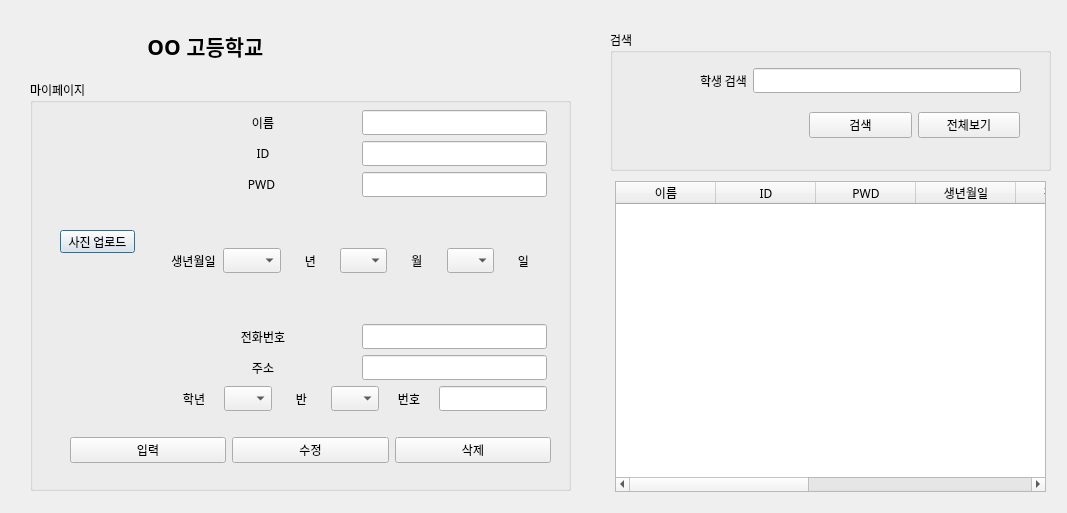
<?xml version="1.0" encoding="UTF-8"?>
<ui version="4.0">
 <class>Dialog</class>
 <widget class="QDialog" name="Dialog">
  <property name="geometry">
   <rect>
    <x>0</x>
    <y>0</y>
    <width>1067</width>
    <height>513</height>
   </rect>
  </property>
  <property name="font">
   <font>
    <family>D2Coding</family>
   </font>
  </property>
  <property name="windowTitle">
   <string>OO고등학교 출결관리앱</string>
  </property>
  <widget class="QLabel" name="label">
   <property name="geometry">
    <rect>
     <x>50</x>
     <y>20</y>
     <width>56</width>
     <height>51</height>
    </rect>
   </property>
   <property name="text">
    <string/>
   </property>
   <property name="pixmap">
    <pixmap>../image/다운로드 (7).png</pixmap>
   </property>
   <property name="alignment">
    <set>Qt::AlignCenter</set>
   </property>
  </widget>
  <widget class="QLabel" name="label_2">
   <property name="geometry">
    <rect>
     <x>130</x>
     <y>20</y>
     <width>151</width>
     <height>51</height>
    </rect>
   </property>
   <property name="font">
    <font>
     <pointsize>16</pointsize>
     <weight>75</weight>
     <bold>true</bold>
    </font>
   </property>
   <property name="text">
    <string>OO 고등학교</string>
   </property>
   <property name="alignment">
    <set>Qt::AlignCenter</set>
   </property>
  </widget>
  <widget class="QGroupBox" name="groupBox">
   <property name="geometry">
    <rect>
     <x>30</x>
     <y>80</y>
     <width>541</width>
     <height>411</height>
    </rect>
   </property>
   <property name="title">
    <string>마이페이지</string>
   </property>
   <widget class="QLabel" name="label_3">
    <property name="geometry">
     <rect>
      <x>30</x>
      <y>40</y>
      <width>81</width>
      <height>91</height>
     </rect>
    </property>
    <property name="text">
     <string/>
    </property>
    <property name="pixmap">
     <pixmap>../image/다운로드 (9).png</pixmap>
    </property>
   </widget>
   <widget class="QPushButton" name="pushButton">
    <property name="geometry">
     <rect>
      <x>30</x>
      <y>150</y>
      <width>75</width>
      <height>23</height>
     </rect>
    </property>
    <property name="text">
     <string>사진 업로드</string>
    </property>
   </widget>
   <widget class="QWidget" name="verticalLayoutWidget">
    <property name="geometry">
     <rect>
      <x>140</x>
      <y>30</y>
      <width>377</width>
      <height>301</height>
     </rect>
    </property>
    <layout class="QVBoxLayout" name="verticalLayout">
     <item>
      <layout class="QHBoxLayout" name="horizontalLayout_3">
       <item>
        <widget class="QLabel" name="label_13">
         <property name="text">
          <string>이름</string>
         </property>
         <property name="alignment">
          <set>Qt::AlignCenter</set>
         </property>
        </widget>
       </item>
       <item>
        <widget class="QLineEdit" name="lineEdit_10">
         <property name="sizePolicy">
          <sizepolicy hsizetype="Preferred" vsizetype="Fixed">
           <horstretch>0</horstretch>
           <verstretch>0</verstretch>
          </sizepolicy>
         </property>
        </widget>
       </item>
      </layout>
     </item>
     <item>
      <layout class="QHBoxLayout" name="horizontalLayout_4">
       <item>
        <widget class="QLabel" name="label_6">
         <property name="text">
          <string>ID</string>
         </property>
         <property name="alignment">
          <set>Qt::AlignCenter</set>
         </property>
        </widget>
       </item>
       <item>
        <widget class="QLineEdit" name="lineEdit_2">
         <property name="sizePolicy">
          <sizepolicy hsizetype="Preferred" vsizetype="Fixed">
           <horstretch>0</horstretch>
           <verstretch>0</verstretch>
          </sizepolicy>
         </property>
        </widget>
       </item>
      </layout>
     </item>
     <item>
      <layout class="QHBoxLayout" name="horizontalLayout_10">
       <item>
        <widget class="QLabel" name="label_7">
         <property name="text">
          <string>PWD </string>
         </property>
         <property name="alignment">
          <set>Qt::AlignCenter</set>
         </property>
        </widget>
       </item>
       <item>
        <widget class="QLineEdit" name="lineEdit_3">
         <property name="sizePolicy">
          <sizepolicy hsizetype="Preferred" vsizetype="Fixed">
           <horstretch>0</horstretch>
           <verstretch>0</verstretch>
          </sizepolicy>
         </property>
        </widget>
       </item>
      </layout>
     </item>
     <item>
      <layout class="QHBoxLayout" name="horizontalLayout_5">
       <item>
        <widget class="QLabel" name="label_8">
         <property name="text">
          <string>생년월일</string>
         </property>
         <property name="alignment">
          <set>Qt::AlignCenter</set>
         </property>
        </widget>
       </item>
       <item>
        <widget class="QComboBox" name="std_year">
         <item>
          <property name="text">
           <string/>
          </property>
         </item>
         <item>
          <property name="text">
           <string>2007</string>
          </property>
         </item>
         <item>
          <property name="text">
           <string>2006</string>
          </property>
         </item>
         <item>
          <property name="text">
           <string>2005</string>
          </property>
         </item>
         <item>
          <property name="text">
           <string>2004</string>
          </property>
         </item>
         <item>
          <property name="text">
           <string>2003</string>
          </property>
         </item>
         <item>
          <property name="text">
           <string>2002</string>
          </property>
         </item>
         <item>
          <property name="text">
           <string>2001</string>
          </property>
         </item>
         <item>
          <property name="text">
           <string>2000</string>
          </property>
         </item>
         <item>
          <property name="text">
           <string>1999</string>
          </property>
         </item>
         <item>
          <property name="text">
           <string>1998</string>
          </property>
         </item>
         <item>
          <property name="text">
           <string>1997</string>
          </property>
         </item>
         <item>
          <property name="text">
           <string>1996</string>
          </property>
         </item>
         <item>
          <property name="text">
           <string>1995</string>
          </property>
         </item>
         <item>
          <property name="text">
           <string>1994</string>
          </property>
         </item>
         <item>
          <property name="text">
           <string>1993</string>
          </property>
         </item>
         <item>
          <property name="text">
           <string>1992</string>
          </property>
         </item>
         <item>
          <property name="text">
           <string>1991</string>
          </property>
         </item>
         <item>
          <property name="text">
           <string>1990</string>
          </property>
         </item>
         <item>
          <property name="text">
           <string>1989</string>
          </property>
         </item>
         <item>
          <property name="text">
           <string>1988</string>
          </property>
         </item>
         <item>
          <property name="text">
           <string>1987</string>
          </property>
         </item>
         <item>
          <property name="text">
           <string>1986</string>
          </property>
         </item>
         <item>
          <property name="text">
           <string>1985</string>
          </property>
         </item>
         <item>
          <property name="text">
           <string>1984</string>
          </property>
         </item>
         <item>
          <property name="text">
           <string>1983</string>
          </property>
         </item>
         <item>
          <property name="text">
           <string>1982</string>
          </property>
         </item>
         <item>
          <property name="text">
           <string>1981</string>
          </property>
         </item>
         <item>
          <property name="text">
           <string>1980</string>
          </property>
         </item>
         <item>
          <property name="text">
           <string>1979</string>
          </property>
         </item>
         <item>
          <property name="text">
           <string>1978</string>
          </property>
         </item>
         <item>
          <property name="text">
           <string>1977</string>
          </property>
         </item>
         <item>
          <property name="text">
           <string>1976</string>
          </property>
         </item>
         <item>
          <property name="text">
           <string>1975</string>
          </property>
         </item>
         <item>
          <property name="text">
           <string>1974</string>
          </property>
         </item>
         <item>
          <property name="text">
           <string>1973</string>
          </property>
         </item>
         <item>
          <property name="text">
           <string>1972</string>
          </property>
         </item>
         <item>
          <property name="text">
           <string>1971</string>
          </property>
         </item>
         <item>
          <property name="text">
           <string>1970</string>
          </property>
         </item>
         <item>
          <property name="text">
           <string>1969</string>
          </property>
         </item>
         <item>
          <property name="text">
           <string>1968</string>
          </property>
         </item>
         <item>
          <property name="text">
           <string>1967</string>
          </property>
         </item>
         <item>
          <property name="text">
           <string>1966</string>
          </property>
         </item>
         <item>
          <property name="text">
           <string>1965</string>
          </property>
         </item>
         <item>
          <property name="text">
           <string>1964</string>
          </property>
         </item>
         <item>
          <property name="text">
           <string>1963</string>
          </property>
         </item>
         <item>
          <property name="text">
           <string>1962</string>
          </property>
         </item>
         <item>
          <property name="text">
           <string>1961</string>
          </property>
         </item>
         <item>
          <property name="text">
           <string>1960</string>
          </property>
         </item>
        </widget>
       </item>
       <item>
        <widget class="QLabel" name="label_14">
         <property name="text">
          <string>년</string>
         </property>
         <property name="alignment">
          <set>Qt::AlignCenter</set>
         </property>
        </widget>
       </item>
       <item>
        <widget class="QComboBox" name="std_month">
         <item>
          <property name="text">
           <string/>
          </property>
         </item>
         <item>
          <property name="text">
           <string>1</string>
          </property>
         </item>
         <item>
          <property name="text">
           <string>2</string>
          </property>
         </item>
         <item>
          <property name="text">
           <string>3</string>
          </property>
         </item>
         <item>
          <property name="text">
           <string>4</string>
          </property>
         </item>
         <item>
          <property name="text">
           <string>5</string>
          </property>
         </item>
         <item>
          <property name="text">
           <string>6</string>
          </property>
         </item>
         <item>
          <property name="text">
           <string>7</string>
          </property>
         </item>
         <item>
          <property name="text">
           <string>8</string>
          </property>
         </item>
         <item>
          <property name="text">
           <string>9</string>
          </property>
         </item>
         <item>
          <property name="text">
           <string>10</string>
          </property>
         </item>
         <item>
          <property name="text">
           <string>11</string>
          </property>
         </item>
         <item>
          <property name="text">
           <string>12</string>
          </property>
         </item>
        </widget>
       </item>
       <item>
        <widget class="QLabel" name="label_15">
         <property name="text">
          <string>월</string>
         </property>
         <property name="alignment">
          <set>Qt::AlignCenter</set>
         </property>
        </widget>
       </item>
       <item>
        <widget class="QComboBox" name="std_day">
         <item>
          <property name="text">
           <string/>
          </property>
         </item>
         <item>
          <property name="text">
           <string>1</string>
          </property>
         </item>
         <item>
          <property name="text">
           <string>2</string>
          </property>
         </item>
         <item>
          <property name="text">
           <string>3</string>
          </property>
         </item>
         <item>
          <property name="text">
           <string>4</string>
          </property>
         </item>
         <item>
          <property name="text">
           <string>5</string>
          </property>
         </item>
         <item>
          <property name="text">
           <string>6</string>
          </property>
         </item>
         <item>
          <property name="text">
           <string>7</string>
          </property>
         </item>
         <item>
          <property name="text">
           <string>8</string>
          </property>
         </item>
         <item>
          <property name="text">
           <string>9</string>
          </property>
         </item>
         <item>
          <property name="text">
           <string>10</string>
          </property>
         </item>
         <item>
          <property name="text">
           <string>11</string>
          </property>
         </item>
         <item>
          <property name="text">
           <string>12</string>
          </property>
         </item>
         <item>
          <property name="text">
           <string>13</string>
          </property>
         </item>
         <item>
          <property name="text">
           <string>14</string>
          </property>
         </item>
         <item>
          <property name="text">
           <string>15</string>
          </property>
         </item>
         <item>
          <property name="text">
           <string>16</string>
          </property>
         </item>
         <item>
          <property name="text">
           <string>17</string>
          </property>
         </item>
         <item>
          <property name="text">
           <string>18</string>
          </property>
         </item>
         <item>
          <property name="text">
           <string>19</string>
          </property>
         </item>
         <item>
          <property name="text">
           <string>20</string>
          </property>
         </item>
         <item>
          <property name="text">
           <string>21</string>
          </property>
         </item>
         <item>
          <property name="text">
           <string>22</string>
          </property>
         </item>
         <item>
          <property name="text">
           <string>23</string>
          </property>
         </item>
         <item>
          <property name="text">
           <string>24</string>
          </property>
         </item>
         <item>
          <property name="text">
           <string>25</string>
          </property>
         </item>
         <item>
          <property name="text">
           <string>26</string>
          </property>
         </item>
         <item>
          <property name="text">
           <string>27</string>
          </property>
         </item>
         <item>
          <property name="text">
           <string>28</string>
          </property>
         </item>
         <item>
          <property name="text">
           <string>29</string>
          </property>
         </item>
         <item>
          <property name="text">
           <string>30</string>
          </property>
         </item>
         <item>
          <property name="text">
           <string>31</string>
          </property>
         </item>
        </widget>
       </item>
       <item>
        <widget class="QLabel" name="label_16">
         <property name="text">
          <string>일</string>
         </property>
         <property name="alignment">
          <set>Qt::AlignCenter</set>
         </property>
        </widget>
       </item>
      </layout>
     </item>
     <item>
      <layout class="QHBoxLayout" name="horizontalLayout_7">
       <item>
        <widget class="QLabel" name="label_9">
         <property name="text">
          <string>전화번호</string>
         </property>
         <property name="alignment">
          <set>Qt::AlignCenter</set>
         </property>
        </widget>
       </item>
       <item>
        <widget class="QLineEdit" name="lineEdit_5">
         <property name="sizePolicy">
          <sizepolicy hsizetype="Preferred" vsizetype="Fixed">
           <horstretch>0</horstretch>
           <verstretch>0</verstretch>
          </sizepolicy>
         </property>
        </widget>
       </item>
      </layout>
     </item>
     <item>
      <layout class="QHBoxLayout" name="horizontalLayout_9">
       <item>
        <widget class="QLabel" name="label_10">
         <property name="text">
          <string>주소</string>
         </property>
         <property name="alignment">
          <set>Qt::AlignCenter</set>
         </property>
        </widget>
       </item>
       <item>
        <widget class="QLineEdit" name="lineEdit_6">
         <property name="sizePolicy">
          <sizepolicy hsizetype="Preferred" vsizetype="Fixed">
           <horstretch>0</horstretch>
           <verstretch>0</verstretch>
          </sizepolicy>
         </property>
        </widget>
       </item>
      </layout>
     </item>
     <item>
      <layout class="QHBoxLayout" name="horizontalLayout_6">
       <item>
        <widget class="QLabel" name="label_12">
         <property name="text">
          <string>학년</string>
         </property>
         <property name="alignment">
          <set>Qt::AlignCenter</set>
         </property>
        </widget>
       </item>
       <item>
        <widget class="QComboBox" name="std_grade">
         <item>
          <property name="text">
           <string/>
          </property>
         </item>
         <item>
          <property name="text">
           <string>1</string>
          </property>
         </item>
         <item>
          <property name="text">
           <string>2</string>
          </property>
         </item>
         <item>
          <property name="text">
           <string>3</string>
          </property>
         </item>
        </widget>
       </item>
       <item>
        <widget class="QLabel" name="label_5">
         <property name="text">
          <string>반</string>
         </property>
         <property name="alignment">
          <set>Qt::AlignCenter</set>
         </property>
        </widget>
       </item>
       <item>
        <widget class="QComboBox" name="std_class">
         <item>
          <property name="text">
           <string/>
          </property>
         </item>
         <item>
          <property name="text">
           <string>1</string>
          </property>
         </item>
         <item>
          <property name="text">
           <string>2</string>
          </property>
         </item>
         <item>
          <property name="text">
           <string>3</string>
          </property>
         </item>
         <item>
          <property name="text">
           <string>4</string>
          </property>
         </item>
         <item>
          <property name="text">
           <string>5</string>
          </property>
         </item>
         <item>
          <property name="text">
           <string>6</string>
          </property>
         </item>
         <item>
          <property name="text">
           <string>7</string>
          </property>
         </item>
         <item>
          <property name="text">
           <string>8</string>
          </property>
         </item>
         <item>
          <property name="text">
           <string>9</string>
          </property>
         </item>
         <item>
          <property name="text">
           <string>10</string>
          </property>
         </item>
        </widget>
       </item>
       <item>
        <widget class="QLabel" name="label_11">
         <property name="text">
          <string>번호</string>
         </property>
         <property name="alignment">
          <set>Qt::AlignCenter</set>
         </property>
        </widget>
       </item>
       <item>
        <widget class="QLineEdit" name="lineEdit_4">
         <property name="sizePolicy">
          <sizepolicy hsizetype="Preferred" vsizetype="Fixed">
           <horstretch>0</horstretch>
           <verstretch>0</verstretch>
          </sizepolicy>
         </property>
        </widget>
       </item>
      </layout>
     </item>
    </layout>
   </widget>
   <widget class="QWidget" name="horizontalLayoutWidget_11">
    <property name="geometry">
     <rect>
      <x>40</x>
      <y>350</y>
      <width>481</width>
      <height>41</height>
     </rect>
    </property>
    <layout class="QHBoxLayout" name="horizontalLayout_11">
     <item>
      <widget class="QPushButton" name="pushButton_8">
       <property name="text">
        <string>입력</string>
       </property>
      </widget>
     </item>
     <item>
      <widget class="QPushButton" name="pushButton_7">
       <property name="text">
        <string>수정</string>
       </property>
      </widget>
     </item>
     <item>
      <widget class="QPushButton" name="pushButton_6">
       <property name="text">
        <string>삭제</string>
       </property>
      </widget>
     </item>
    </layout>
   </widget>
  </widget>
  <widget class="QGroupBox" name="groupBox_2">
   <property name="geometry">
    <rect>
     <x>610</x>
     <y>30</y>
     <width>441</width>
     <height>141</height>
    </rect>
   </property>
   <property name="title">
    <string>검색</string>
   </property>
   <widget class="QWidget" name="horizontalLayoutWidget">
    <property name="geometry">
     <rect>
      <x>90</x>
      <y>30</y>
      <width>321</width>
      <height>41</height>
     </rect>
    </property>
    <layout class="QHBoxLayout" name="horizontalLayout">
     <item>
      <widget class="QLabel" name="label_4">
       <property name="text">
        <string>학생 검색</string>
       </property>
      </widget>
     </item>
     <item>
      <widget class="QLineEdit" name="lineEdit">
       <property name="sizePolicy">
        <sizepolicy hsizetype="Expanding" vsizetype="Fixed">
         <horstretch>0</horstretch>
         <verstretch>0</verstretch>
        </sizepolicy>
       </property>
      </widget>
     </item>
    </layout>
   </widget>
   <widget class="QWidget" name="horizontalLayoutWidget_2">
    <property name="geometry">
     <rect>
      <x>199</x>
      <y>80</y>
      <width>211</width>
      <height>31</height>
     </rect>
    </property>
    <layout class="QHBoxLayout" name="horizontalLayout_2">
     <item>
      <widget class="QPushButton" name="pushButton_2">
       <property name="text">
        <string>검색</string>
       </property>
      </widget>
     </item>
     <item>
      <widget class="QPushButton" name="pushButton_3">
       <property name="text">
        <string>전체보기</string>
       </property>
      </widget>
     </item>
    </layout>
   </widget>
  </widget>
  <widget class="QTableWidget" name="tableWidget">
   <property name="geometry">
    <rect>
     <x>615</x>
     <y>181</y>
     <width>431</width>
     <height>311</height>
    </rect>
   </property>
   <column>
    <property name="text">
     <string>이름</string>
    </property>
   </column>
   <column>
    <property name="text">
     <string>ID</string>
    </property>
   </column>
   <column>
    <property name="text">
     <string>PWD</string>
    </property>
   </column>
   <column>
    <property name="text">
     <string>생년월일</string>
    </property>
   </column>
   <column>
    <property name="text">
     <string>전화번호</string>
    </property>
   </column>
   <column>
    <property name="text">
     <string>주소</string>
    </property>
   </column>
   <column>
    <property name="text">
     <string>New Column</string>
    </property>
   </column>
   <column>
    <property name="text">
     <string>학년</string>
    </property>
   </column>
   <column>
    <property name="text">
     <string>번호</string>
    </property>
   </column>
  </widget>
 </widget>
 <resources/>
 <connections/>
</ui>
